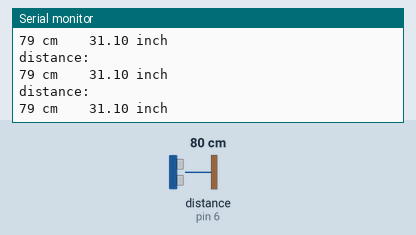
Recording of a sketch running on a simulated Arduino Uno, built with avr-gcc and run on an emulated ATmega328P. Shown: the last lines printed to the serial monitor. Wiring (inferred from the names in the program): ultrasonic range finder: trigger pin 7; echo pin 6. The inputs (shaded band) are chosen by the test bench; at power-on: distance to the obstacle (sensor on pin 6) 80 cm. The echo pulse lasts 58.3 µs per cm.

Above: at 1.2 s.
1.3 s: distance to the obstacle (sensor on pin 6) set to 2 cm
At 2.4 s:
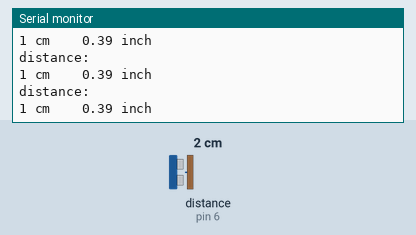
4.3 s: distance to the obstacle (sensor on pin 6) set to 35 cm
At 5.2 s:
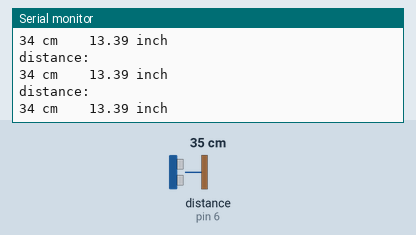
7.3 s: distance to the obstacle (sensor on pin 6) set to 4 cm
At 8.1 s:
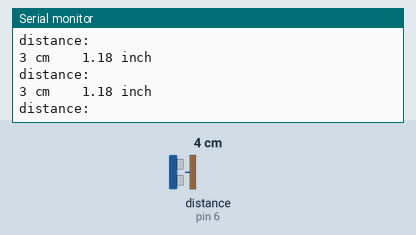
10.3 s: distance to the obstacle (sensor on pin 6) set to 60 cm
At 11.1 s:
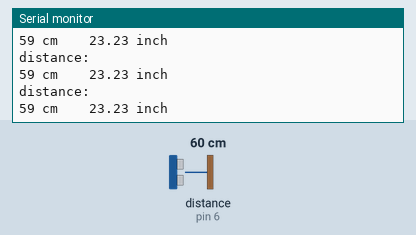
13.3 s: distance to the obstacle (sensor on pin 6) set to 9 cm
At 13.9 s:
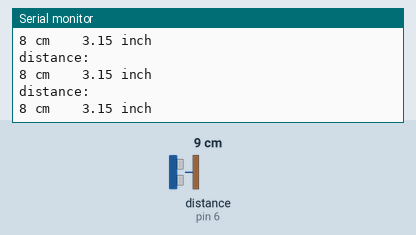
16.3 s: distance to the obstacle (sensor on pin 6) set to 18 cm
At 17.3 s:
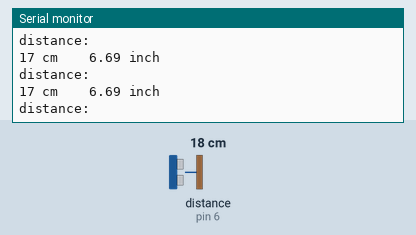
Timing chart, 0 to 19.3 s (numbered marks = the images above; inputs shaded):
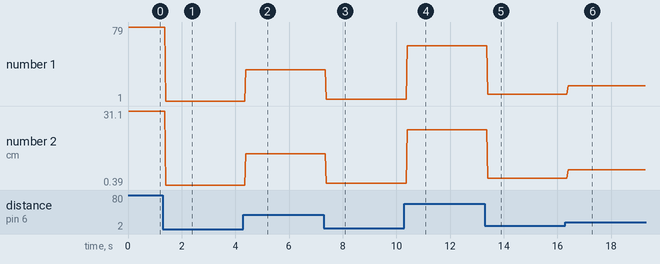

Measured:
- after the input at 1.3 s, the serial monitor: prints a new line after 0.11 s (image 1)
- after the input at 4.3 s, the serial monitor: prints a new line after 0.09 s (image 2)
- after the input at 7.3 s, the serial monitor: prints a new line after 0.09 s (image 3)
- after the input at 10.3 s, the serial monitor: prints a new line after 0.11 s (image 4)
- after the input at 13.3 s, the serial monitor: prints a new line after 0.11 s (image 5)
- after the input at 16.3 s, the serial monitor: prints a new line after 0.09 s (image 6)
- plotted number 1: 79 → 1 after the input at 1.3 s, 1 → 34 after the input at 4.3 s, 34 → 3 after the input at 7.3 s, 3 → 59 after the input at 10.3 s, 59 → 8 after the input at 13.3 s
- plotted number 2: 31.1 → 0.39 after the input at 1.3 s, 0.39 → 13.39 after the input at 4.3 s, 13.39 → 1.18 after the input at 7.3 s, 1.18 → 23.23 after the input at 10.3 s, 23.23 → 3.15 after the input at 13.3 s

The sketch:

hc-sr04_distance_measure_in_cm.ino
```cpp
int echopin=6;
int trigpin=7;
int highpin=5;


long t;   // time.


void setup() {
  // put your setup code here, to run once:


pinMode(trigpin, OUTPUT);
pinMode(echopin, INPUT);
Serial.begin(9600);
}

void loop() {
  // put your main code here, to run repeatedly:
digitalWrite(highpin, HIGH);

digitalWrite(trigpin, LOW);
delayMicroseconds(2);

digitalWrite(trigpin, HIGH);
delayMicroseconds(10);
digitalWrite(trigpin, LOW);

t=pulseIn(echopin, HIGH);
int s=t*0.0171;   // v=s/t, s=vt, here speed of sound (v)=342 m/s=0.0342 cm/s, and it is divided by 2 ie 0.0342/2 as time tsken is double as for before it hits object and then it returns back.

//Serial.println("distance of object");
//Serial.println(t);
Serial.println("distance:  ");
Serial.print(s);
Serial.print(" cm    ");

float inch=s/2.54;
Serial.print(inch);
Serial.println(" inch         ");
}
```
